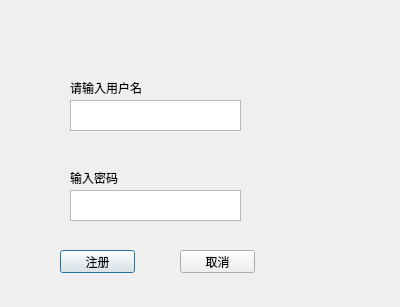
<?xml version="1.0" encoding="UTF-8"?>
<ui version="4.0">
 <class>Dialog</class>
 <widget class="QDialog" name="Dialog">
  <property name="geometry">
   <rect>
    <x>0</x>
    <y>0</y>
    <width>400</width>
    <height>307</height>
   </rect>
  </property>
  <property name="windowTitle">
   <string>Dialog</string>
  </property>
  <widget class="QLabel" name="label">
   <property name="geometry">
    <rect>
     <x>70</x>
     <y>80</y>
     <width>121</width>
     <height>16</height>
    </rect>
   </property>
   <property name="text">
    <string>请输入用户名</string>
   </property>
  </widget>
  <widget class="QLabel" name="label_2">
   <property name="geometry">
    <rect>
     <x>70</x>
     <y>170</y>
     <width>101</width>
     <height>16</height>
    </rect>
   </property>
   <property name="text">
    <string>输入密码</string>
   </property>
  </widget>
  <widget class="QTextEdit" name="textEdit">
   <property name="geometry">
    <rect>
     <x>70</x>
     <y>100</y>
     <width>171</width>
     <height>31</height>
    </rect>
   </property>
  </widget>
  <widget class="QTextEdit" name="textEdit_2">
   <property name="geometry">
    <rect>
     <x>70</x>
     <y>190</y>
     <width>171</width>
     <height>31</height>
    </rect>
   </property>
  </widget>
  <widget class="QPushButton" name="pushButton">
   <property name="geometry">
    <rect>
     <x>60</x>
     <y>250</y>
     <width>75</width>
     <height>23</height>
    </rect>
   </property>
   <property name="text">
    <string>注册</string>
   </property>
  </widget>
  <widget class="QPushButton" name="pushButton_2">
   <property name="geometry">
    <rect>
     <x>180</x>
     <y>250</y>
     <width>75</width>
     <height>23</height>
    </rect>
   </property>
   <property name="text">
    <string>取消</string>
   </property>
  </widget>
 </widget>
 <resources/>
 <connections/>
</ui>
